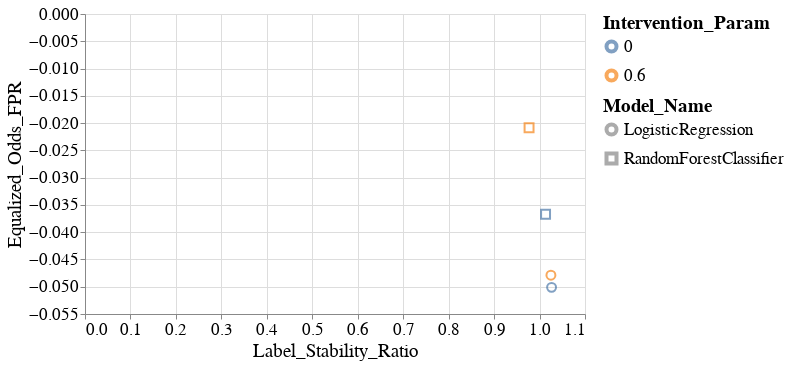

Here is the notebook cell this chart was saved with:
### Code cell
create_scatter_plot(melted_all_group_metrics_per_model_dct,
                    group='SEX&RAC1P',
                    fairness_metric_name='Equalized_Odds_FPR',
                    stability_metric_name='Label_Stability_Ratio')

### Figure 1 — Vega-Lite specification as saved in the notebook (floating-point values rounded to 4 significant figures)
{"config": {"view": {"continuousWidth": 400, "continuousHeight": 300}, "axis": {"labelFontSize": 17, "labelFontWeight": "normal", "titleFontSize": 19, "titleFontWeight": "normal"}, "legend": {"labelFontSize": 17, "labelLimit": 200, "symbolStrokeWidth": 4, "titleFontSize": 19, "titleLimit": 220}, "title": {"fontSize": 17}}, "data": {"name": "data-1854944eea95ab80221487ab7f9fed4b"}, "mark": {"type": "point", "size": 60}, "encoding": {"color": {"field": "Intervention_Param", "type": "nominal"}, "shape": {"field": "Model_Name", "type": "nominal"}, "size": {"value": 80}, "x": {"field": "Label_Stability_Ratio", "type": "quantitative"}, "y": {"field": "Equalized_Odds_FPR", "type": "quantitative"}}, "height": 300, "width": 500, "$schema": "https://vega.github.io/schema/vega-lite/v4.17.0.json", "datasets": {"data-1854944eea95ab80221487ab7f9fed4b": [{"Model_Name": "LogisticRegression", "Experiment_Iteration": "Exp_iter_1", "Intervention_Param": 0.0, "Test_Set_Index": 0, "Group": "SEX&RAC1P", "Equalized_Odds_FPR": -0.05012, "Label_Stability_Ratio": 1.026}, {"Model_Name": "LogisticRegression", "Experiment_Iteration": "Exp_iter_1", "Intervention_Param": 0.6, "Test_Set_Index": 0, "Group": "SEX&RAC1P", "Equalized_Odds_FPR": -0.04788, "Label_Stability_Ratio": 1.025}, {"Model_Name": "RandomForestClassifier", "Experiment_Iteration": "Exp_iter_1", "Intervention_Param": 0.6, "Test_Set_Index": 0, "Group": "SEX&RAC1P", "Equalized_Odds_FPR": -0.02085, "Label_Stability_Ratio": 0.9769}, {"Model_Name": "RandomForestClassifier", "Experiment_Iteration": "Exp_iter_1", "Intervention_Param": 0.0, "Test_Set_Index": 0, "Group": "SEX&RAC1P", "Equalized_Odds_FPR": -0.0367, "Label_Stability_Ratio": 1.013}]}}
